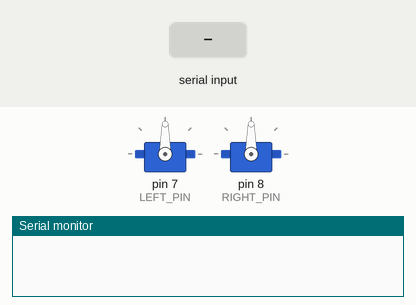
The sketch below on a simulated Arduino Uno, built with avr-gcc and run on an emulated ATmega328P. Parts: 2 × servo, the last lines printed to the serial monitor. Inputs (shaded band) come from the test bench.

Above: at 1.2 s.
1.3 s: "M,45\n" received over Serial
At 4.1 s:
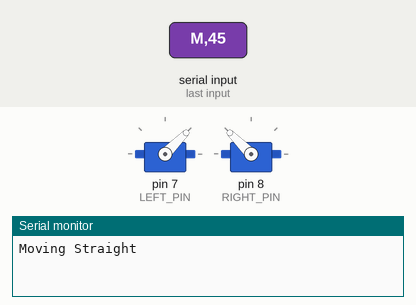
4.3 s: "T,45\n" received over Serial
At 4.9 s:
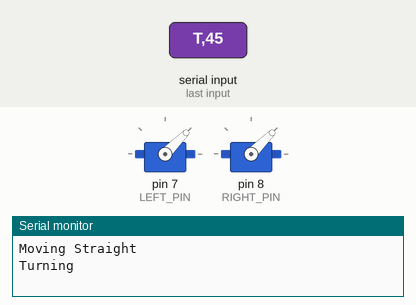
5.8 s: "90,45\n" received over Serial
At 6.7 s:
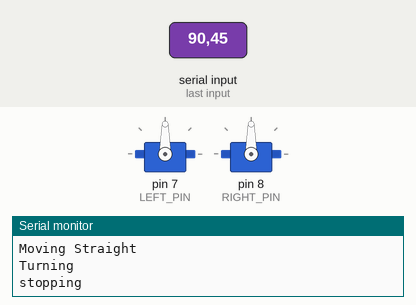
7.3 s: "T,45\n" received over Serial
At 8.07 s:
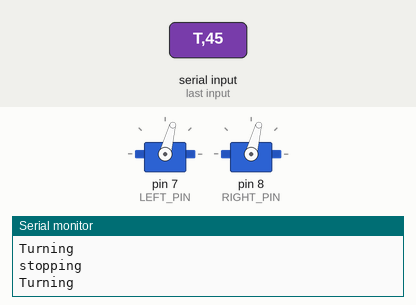
10.3 s: "30,150\n" received over Serial
At 11.4 s:
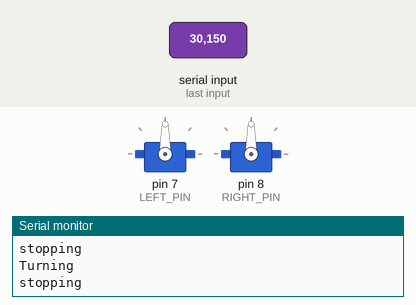
Timing chart, 0 to 13.0 s (numbered marks = the images above; inputs shaded):
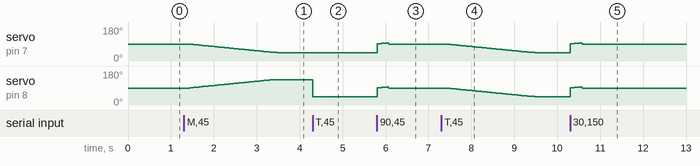

The sketch:

Atlas2.0_For_Pi_MovementOnly.ino
```cpp
#include <Servo.h>

// --- Pin Definitions ---
#define LEFT_PIN 7
#define RIGHT_PIN 8

// --- Objects & State ---
Servo leftMotor;
Servo rightMotor;

float currentSpeed = 0; // Current ramped velocity, -1.0 to 1.0
float targetSpeed  = 0; // Commanded target velocity, -1.0 to 1.0
float currentAccel = 0; // Current acceleration (velocity change per step)

// Drive intent for the acceleration ramp
#define MODE_LINEAR 1
#define MODE_TURN   2
int currentMode = MODE_LINEAR;

// --- Jerk-limited (S-curve) velocity ramp ---
// This is velocity control: targetSpeed is the commanded velocity and the
// motor tracks toward it. To avoid jerking the motors we do NOT change the
// velocity by a fixed step (that would snap acceleration from 0 to full =
// infinite jerk). Instead we ramp ACCELERATION itself and limit how fast
// acceleration may change. That rate-of-change-of-acceleration limit is the
// jerk/jolt limit, giving a smooth S-curve that eases in and eases out.
const float MAX_ACCEL  = 0.010;  // max |velocity change| per step (accel cap)
const float JERK_STEP  = 0.0010; // max change in accel per step (jolt limit)
const float SPEED_EPS  = 0.004;  // "close enough" to target velocity

// --- Proportional reverse braking (active brake) ---
// When a stop (target 0) is commanded while moving, we don't just coast to
// neutral: we actively drive the motor the OTHER way, proportional to how
// fast it's still going. That reverse current brakes the robot. Because the
// reverse command is scaled to the (shrinking) velocity estimate, it eases
// off on its own as the robot slows, so there's no violent reverse slam.
// We also ramp the brake output through the same jerk limit for smoothness.
const float BRAKE_GAIN   = 0.60; // reverse output as a fraction of current velocity
const float MAX_BRAKE    = 0.60; // hard cap on reverse braking output magnitude
const float BRAKE_RELEASE = 0.03; // velocity below which braking ends -> neutral

// Non-blocking ramp timing
const unsigned long ACCEL_INTERVAL = 20; // ms between steps
unsigned long lastRampTime = 0;

bool settled = true; // true once velocity has reached target; ramp idles
bool braking = false; // true while actively reverse-braking to a stop
float brakeOutput = 0; // current reverse output sent to motors while braking

void setup() {
  Serial.begin(115200);
  currentSpeed = 0;
  targetSpeed  = 0;
  currentAccel = 0;
  currentMode  = MODE_LINEAR;
  settled      = true;
  braking      = false;
  brakeOutput  = 0;

  // Attach SparkMax as Servos
  leftMotor.attach(LEFT_PIN);
  rightMotor.attach(RIGHT_PIN);

  // Initialize Motors to Neutral (Stop)
  stopMotors();
}

void loop() {
  // Always service serial first so new commands interrupt the ramp immediately
  if (Serial.available() > 0) {
    String data = Serial.readStringUntil('\n');
    parseCommand(data);
  }

  // Advance the acceleration ramp without blocking
  updateRamp();
}

void parseCommand(String cmd) {
  if (cmd.startsWith("M")) {
    Serial.println("Moving Straight");
    currentMode = MODE_LINEAR;
    targetSpeed = cmd.substring(2).toFloat();
  }
  else if (cmd.startsWith("T")) {
    Serial.println("Turning");
    currentMode = MODE_TURN;
    targetSpeed = cmd.substring(2).toFloat();
  }
  else {
    Serial.println("stopping");
    targetSpeed = 0; // ramp velocity estimate down to a stop
  }

  // Clamp incoming target
  if (targetSpeed > 1.0) targetSpeed = 1.0;
  if (targetSpeed < -1.0) targetSpeed = -1.0;

  // Decide whether this command should engage active reverse braking.
  // We brake only when told to stop (target ~0) AND we're actually moving.
  if (fabs(targetSpeed) < SPEED_EPS && fabs(currentSpeed) > BRAKE_RELEASE) {
    braking = true;
  } else {
    // Any real drive command cancels braking and resumes normal velocity control.
    braking = false;
    brakeOutput = 0;
  }

  // A new command may change the target, so wake the ramp back up.
  settled = false;
}

// --- Non-blocking jerk-limited (S-curve) velocity ramp ---
void updateRamp() {
  // Once we've reached the target velocity, the ramp idles. We don't keep
  // re-writing the motors every loop; we only wake up when a new command
  // clears the settled flag. This fixes the "never stops ramping" behavior.
  if (settled) return;

  // Only step once per ACCEL_INTERVAL (fixed-rate integration).
  if (millis() - lastRampTime < ACCEL_INTERVAL) return;
  lastRampTime = millis();

  // --- Active reverse-braking path ---
  if (braking) {
    updateBrake();
    return;
  }

  float error = targetSpeed - currentSpeed;

  // Are we basically there? Snap, zero the accel, and settle.
  if (fabs(error) <= SPEED_EPS && fabs(currentAccel) <= JERK_STEP) {
    currentSpeed = targetSpeed;
    currentAccel = 0;
    settled = true;
    applyDrive();
    return;
  }

  // Desired direction of travel toward the target velocity.
  float dir = (error > 0) ? 1.0 : -1.0;

  // Stopping distance: how much velocity we'd cover if we started easing
  // acceleration back to zero right now, decreasing it by JERK_STEP each
  // step. This is the classic (v^2)/(2a) style term adapted to discrete
  // jerk steps, and it tells us WHEN to start decelerating so we arrive at
  // the target without overshooting.
  float stoppingDist = (currentAccel * currentAccel) / (2.0 * JERK_STEP);

  if (fabs(error) <= stoppingDist) {
    // Close enough that we must start easing acceleration toward zero
    // (eases OUT of the move -> smooth arrival, no jerk at the end).
    if (currentAccel > 0)      currentAccel -= JERK_STEP;
    else if (currentAccel < 0) currentAccel += JERK_STEP;
  } else {
    // Still far from target: ramp acceleration toward the capped value in
    // the travel direction (eases IN -> smooth launch, no jerk at the start).
    float desiredAccel = dir * MAX_ACCEL;
    if (currentAccel < desiredAccel) {
      currentAccel += JERK_STEP;
      if (currentAccel > desiredAccel) currentAccel = desiredAccel;
    } else if (currentAccel > desiredAccel) {
      currentAccel -= JERK_STEP;
      if (currentAccel < desiredAccel) currentAccel = desiredAccel;
    }
  }

  // Clamp acceleration to its cap.
  if (currentAccel > MAX_ACCEL)  currentAccel = MAX_ACCEL;
  if (currentAccel < -MAX_ACCEL) currentAccel = -MAX_ACCEL;

  // Integrate acceleration into velocity.
  currentSpeed += currentAccel;

  // Don't sail past the target: if this step would overshoot, clamp to it.
  if ((dir > 0 && currentSpeed > targetSpeed) ||
      (dir < 0 && currentSpeed < targetSpeed)) {
    currentSpeed = targetSpeed;
    currentAccel = 0;
    settled = true;
  }

  // Clamp velocity to the valid range.
  if (currentSpeed > 1.0) currentSpeed = 1.0;
  if (currentSpeed < -1.0) currentSpeed = -1.0;

  applyDrive();
}

// --- Active reverse braking (proportional, jerk-limited) ---
// We keep a velocity ESTIMATE in currentSpeed and ramp it toward 0. The motor
// output, however, is driven in the OPPOSITE direction of travel, scaled by
// BRAKE_GAIN, to actively brake. The reverse output is itself slew/jerk
// limited so the reverse current eases in rather than slamming the motors.
void updateBrake() {
  // The direction the robot is still moving. Reverse output opposes this.
  float movingDir = (currentSpeed > 0) ? 1.0 : -1.0;

  // Once slow enough, stop braking and settle at true neutral.
  if (fabs(currentSpeed) <= BRAKE_RELEASE) {
    currentSpeed = 0;
    currentAccel = 0;
    brakeOutput  = 0;
    braking = false;
    settled = true;
    applyDrive(); // writes neutral (mapSpeed snaps near-zero to 90)
    return;
  }

  // Target reverse output: opposite the motion, proportional to remaining
  // speed, capped so it can never exceed MAX_BRAKE.
  float desiredBrake = -movingDir * fabs(currentSpeed) * BRAKE_GAIN;
  if (desiredBrake >  MAX_BRAKE) desiredBrake =  MAX_BRAKE;
  if (desiredBrake < -MAX_BRAKE) desiredBrake = -MAX_BRAKE;

  // Slew the actual reverse output toward the target by at most MAX_ACCEL
  // per step. This keeps the onset of reverse current smooth (jerk-limited).
  if (brakeOutput < desiredBrake) {
    brakeOutput += MAX_ACCEL;
    if (brakeOutput > desiredBrake) brakeOutput = desiredBrake;
  } else if (brakeOutput > desiredBrake) {
    brakeOutput -= MAX_ACCEL;
    if (brakeOutput < desiredBrake) brakeOutput = desiredBrake;
  }

  // Bleed the velocity estimate down. Because we have no encoder, we model
  // the brake decelerating the robot: the stronger the brake output, the
  // faster the estimate decays toward 0.
  currentSpeed -= movingDir * fabs(brakeOutput);
  // Don't let the estimate cross through zero (that would flip movingDir).
  if ((movingDir > 0 && currentSpeed < 0) ||
      (movingDir < 0 && currentSpeed > 0)) {
    currentSpeed = 0;
  }

  // Send the reverse braking output to the motors.
  applyBrakeOutput(brakeOutput);
}

// Write the current speed to the motors according to the active mode
void applyDrive() {
  if (currentMode == MODE_LINEAR) executeLinear(currentSpeed);
  else if (currentMode == MODE_TURN) executePointTurn(currentSpeed);
}

// Write a braking output to the motors using the active mode's geometry.
// This reuses the same drive functions so the reverse current is applied in
// the correct direction for both linear driving and point turns.
void applyBrakeOutput(float out) {
  if (currentMode == MODE_LINEAR) executeLinear(out);
  else if (currentMode == MODE_TURN) executePointTurn(out);
}

// --- Motor Logic ---

// Converts -1.0 to 1.0 into 0 to 180 for SparkMax
int mapSpeed(float val) {
  // Guarantee a true dead-stop at neutral: any velocity at/near zero maps
  // exactly to 90 (neutral) so the motors fully stop when input is 0.
  if (fabs(val) < SPEED_EPS) return 90;
  return map(val * 100, -100, 100, 45,135); // changed because of motor opp. installation
}

void executeLinear(float val) {
  int servoVal = mapSpeed(val);
  leftMotor.write((180 - servoVal));
  rightMotor.write(servoVal);
}

void executePointTurn(float val) {
//motors are installed in opposite directions: if both motors at the same value they spin opposite
  int leftVal = mapSpeed(val);
  int rightVal = mapSpeed(val);
  leftMotor.write((180 - (leftVal)));
  rightMotor.write((180 - (rightVal)));
}

void stopMotors() {
  currentSpeed = 0;
  targetSpeed = 0;
  currentAccel = 0;
  braking = false;
  brakeOutput = 0;
  settled = true;
  leftMotor.write(90);
  rightMotor.write(90);
}
```

Measured:
- after the input at 1.3 s, servo on pin 7 (LEFT_PIN): moves from 90° to 45° over 2.0 s, starting after 0.14 s; servo on pin 8 (RIGHT_PIN): moves from 90° to 135° over 2.0 s, starting after 0.14 s
- after the input at 4.3 s, servo on pin 8 (RIGHT_PIN): 135° → 45° at once
- after the input at 5.8 s, servo on pin 7 (LEFT_PIN), servo on pin 8 (RIGHT_PIN): 45° → 95° at once, → 90° 0.24 s later
- after the input at 7.3 s, servo on pin 7 (LEFT_PIN), servo on pin 8 (RIGHT_PIN): moves from 90° to 45° over 2.0 s, starting after 0.14 s
- after the input at 10.3 s, servo on pin 7 (LEFT_PIN), servo on pin 8 (RIGHT_PIN): 45° → 92° at once, → 90° 0.10 s later
